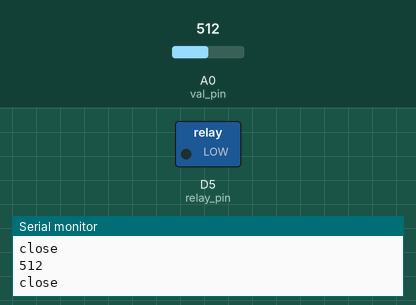
This sketch was run on a simulated ESP8266 (NodeMCU). Parts: switched loads named in the sketch (green lamp = pin HIGH), the last lines printed to the serial monitor. Inputs (shaded band) come from the test bench; at power-on: A0 (val_pin) = 512.

Above: at 1.8 s.
1.9 s: A0 (val_pin) set to 584
3.4 s: A0 (val_pin) set to 610
At 4.6 s:
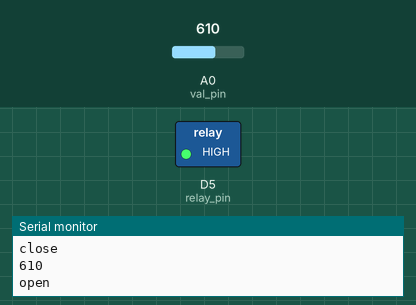
5.5 s: A0 (val_pin) set to 590
At 7.2 s:
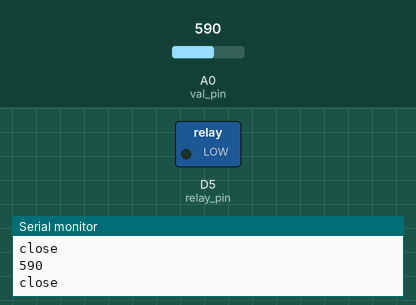
7.5 s: A0 (val_pin) set to 716
At 8.9 s:
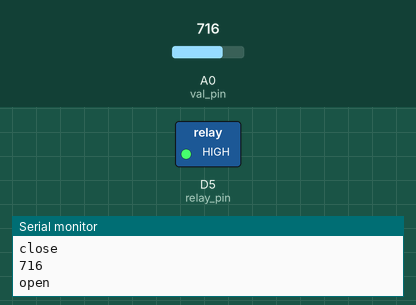
Timing chart, 0 to 10.5 s (numbered marks = the images above; inputs shaded):
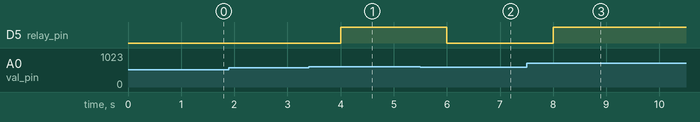

Measured:
- the behaviour switches between 600 and 601 on A0 (val_pin) (found by bisection; images 0 and 1)
- after the input at 3.4 s, D5 (relay_pin): LOW → HIGH after 0.60 s
- after the input at 5.5 s, D5 (relay_pin): HIGH → LOW after 0.50 s
- after the input at 7.5 s, D5 (relay_pin): LOW → HIGH after 0.50 s

The sketch:

Photoresister_Relay.ino
```cpp
#define relay_pin D5
#define val_pin A0
void setup() {
  Serial.begin(115200);
  pinMode(relay_pin, OUTPUT);
  pinMode(val_pin, INPUT);
  digitalWrite(relay_pin, LOW);
}

void loop() {
  int analog_val = analogRead(A0);
  Serial.println(analog_val);
    if(analog_val > 600)
    {
      Serial.println("open");
      digitalWrite(relay_pin , HIGH);
    }
    else
    {
      Serial.println("close");
      digitalWrite(relay_pin , LOW);
    }
  delay(1000);
}
```
